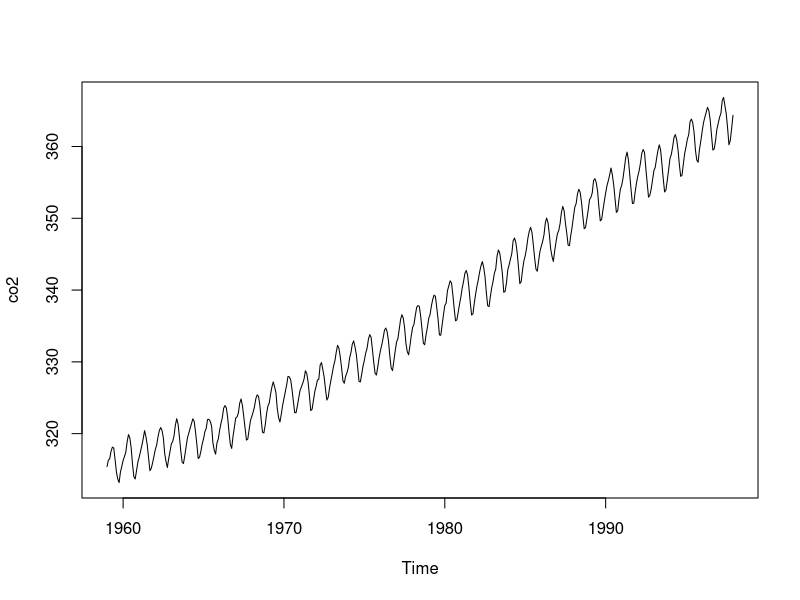
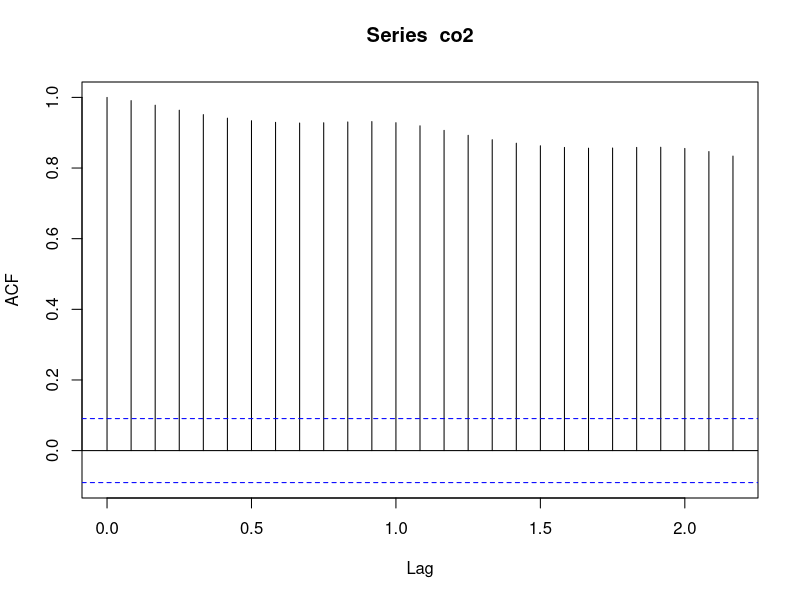
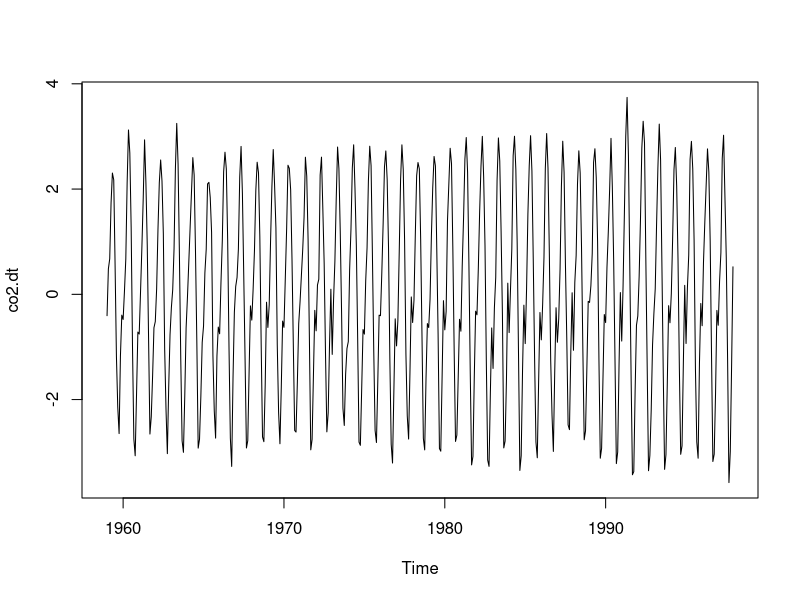
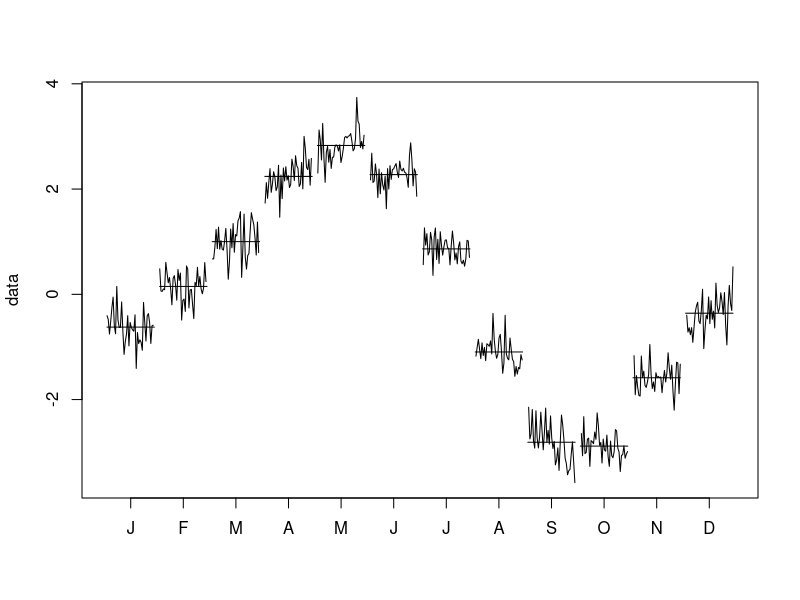
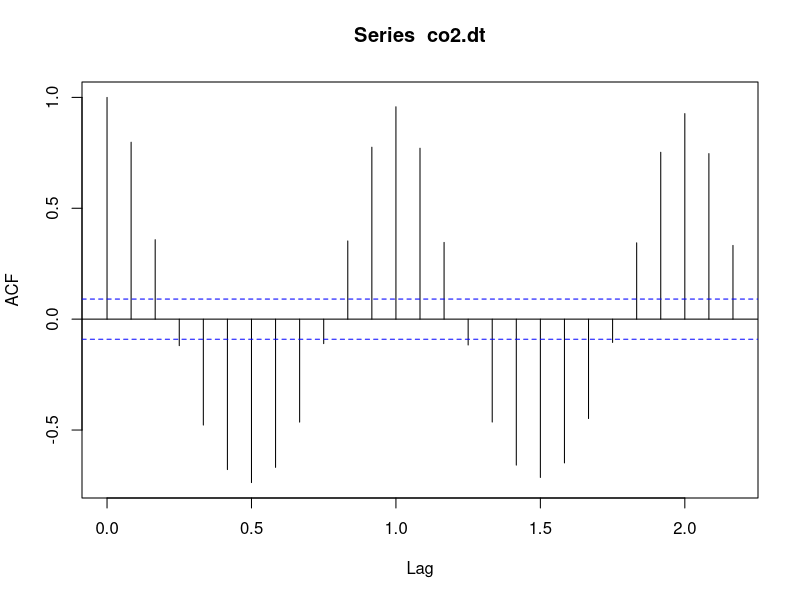
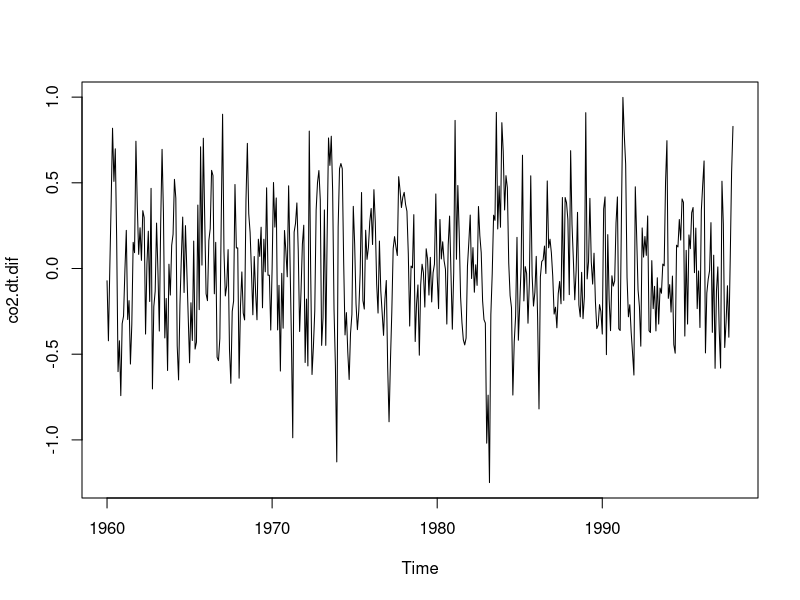
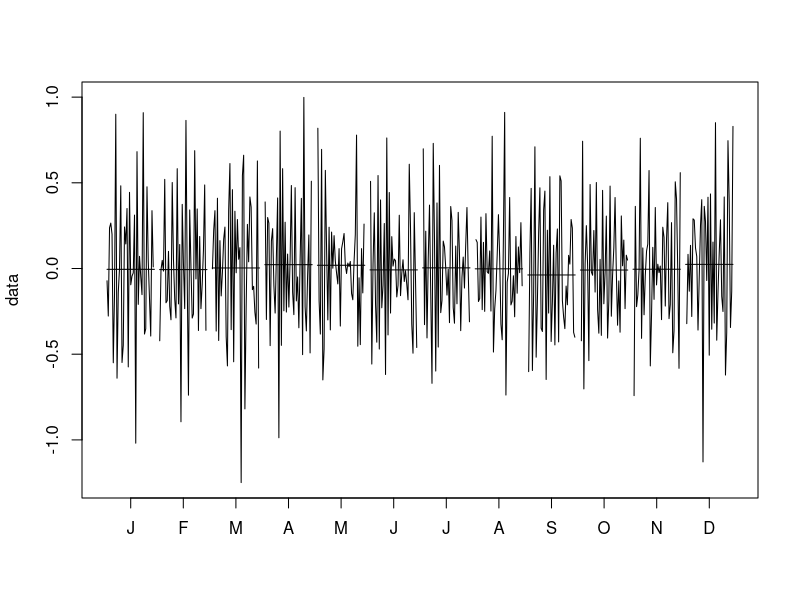
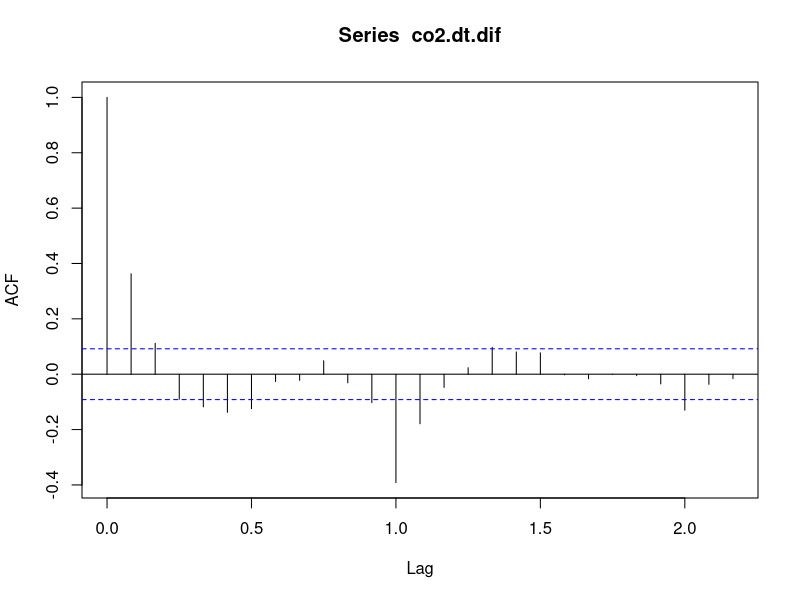

Here is the R script that generated these plots, in order:
## ---- chunk 1
knitr::opts_chunk$set(echo = TRUE, cache = TRUE)
## ---- chunk 2
data(co2)
str(co2)

plot(co2)
## ---- chunk 3
acf(co2,type = "correlation")
## ---- chunk 4
# subtracting yearly mean
yearlymean <- ave(co2, gl(39, 12), FUN = mean)
co2.dt <- co2 - yearlymean

# blackbox way to do it but not necessary
# co2.dt <- pracma::detrend(co2.m, tt = "constant")
# co2.dt <- ts(as.numeric(co2.dt), start = c(1959, 1), frequency = 12)
# will get the same result as above

## ---- chunk 5
plot(co2.dt)
## ---- chunk 6
monthplot(co2.dt, ylab = "data")
## ---- chunk 7
acf(co2.dt, type = "correlation")
## ---- chunk 8
# differencing once
co2.dt.dif <- diff(co2.dt,lag = 12)
plot(co2.dt.dif)
## ---- chunk 9
monthplot(co2.dt.dif, ylab = "data")
## ---- chunk 10
acf(co2.dt.dif, type = "correlation")
## ---- chunk 11
co2.stl <- stl(co2,s.window = "periodic")
plot(co2.stl)
# black box?
## ---- chunk 12
acf(co2.dt.dif, type = "correlation")
## ---- chunk 13
# ARIMA(1,0,0)[12]
# without seasonality on fully differenced data
results <- arima0(co2.dt.dif, order = c(1,0,0), include.mean = FALSE)
# exclude mean because estimation of mean is 0, since mean was taken out in the detrending

# ARIMA(1,0,0)(0,1,1)[12]
# with seasonality on detrended data with seasonality
resultsseason <- arima0(co2.dt, order = c(1,0,0), seasonal = c(0,1,1), include.mean = FALSE)
# order and season = c(p,d,q) c(AR, degree of differencing, MA order)

results
resultsseason

acf(results$residuals)
acf(resultsseason$residuals)
## ---- chunk 14
resultsauto <- forecast::auto.arima(co2)
resultsauto

acf(resultsauto$residuals)
## ---- chunk 15
# plot
fitted.co2.dt <- co2.dt - resultsseason$residuals
ts.plot(co2.dt, fitted.co2.dt, col = 1:2)

# on original data
fitted.co2 <- fitted.co2.dt + yearlymean
ts.plot(co2, fitted.co2, col = 1:2)
## ---- chunk 16
final <- arima0(co2, order = c(1,1,0), seasonal = c(0,1,1))
acf(final$residuals)
## ---- chunk 17

co2.fitted <- co2 - final$residuals
predict.final <- predict(final,n.ahead = 36,se.fit = FALSE)

ts.plot(co2, co2.fitted, predict.final, col = 1:3)

# and standard error 
# from which you could get confidence intervals... at some point I hope to figure that out and plot it
predict.final.se <- predict(final,n.ahead = 36)
predict.final.se$se

